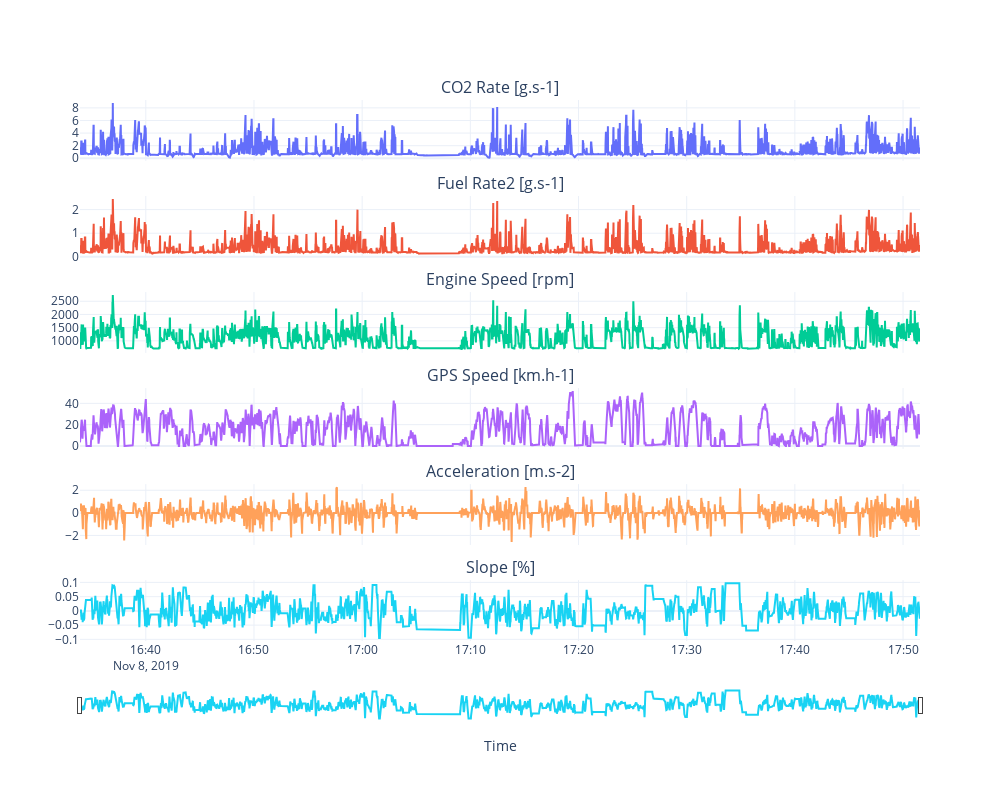

The code cell stored with this chart in its notebook:
### Markdown cell above
Time series plots with range slider at the bottom.

### Code cell
fig = make_subplots(rows=6, cols=1, vertical_spacing=0.065, shared_xaxes=True, 
                    subplot_titles=('CO2 Rate [g.s-1]', 'Fuel Rate2 [g.s-1]', 
                                    'Engine Speed [rpm]', 'GPS Speed [km.h-1]',
                                    'Acceleration [m.s-2]', 'Slope [%]'))
fig.add_trace(
    go.Scatter(x=list(data.index), y=list(data['CO2 Rate [g.s-1]'])), 1, 1)
fig.add_trace(
    go.Scatter(x=list(data.index), y=list(data['Fuel Rate2 [g.s-1]'])), 2, 1)
fig.add_trace(
    go.Scatter(x=list(data.index), y=list(data['Engine Speed [rpm]'])), 3, 1)
fig.add_trace(
    go.Scatter(x=list(data.index), y=list(data['GPS Speed [km.h-1]'])), 4, 1)
fig.add_trace(
    go.Scatter(x=list(data.index), y=list(data['Acceleration [m.s-2]'])), 5, 1)
fig.add_trace(
    go.Scatter(x=list(data.index), y=list(data['Slope [%]'])), 6, 1)

fig.update_layout(
    height=800, width=1000, showlegend=False, template='plotly_white',
    xaxis6=dict(title='Time', type='date', rangeslider=dict(visible=True, thickness=0.05)),
)
fig.show()

### Figure 1 — Plotly figure (JSON) as saved in the notebook; plotly's stock layout.template omitted (floating-point values rounded to 4 significant figures; data arrays with more than 128 entries replaced by an {"elided": "..."} marker saying what was removed)
{"data": [{"type": "scatter", "x": {"elided": "4656 str values"}, "xaxis": "x", "y": {"elided": "4656 float values"}, "yaxis": "y"}, {"type": "scatter", "x": {"elided": "4656 str values"}, "xaxis": "x2", "y": {"elided": "4656 float values"}, "yaxis": "y2"}, {"type": "scatter", "x": {"elided": "4656 str values"}, "xaxis": "x3", "y": {"elided": "4656 int values"}, "yaxis": "y3"}, {"type": "scatter", "x": {"elided": "4656 str values"}, "xaxis": "x4", "y": {"elided": "4656 float values"}, "yaxis": "y4"}, {"type": "scatter", "x": {"elided": "4656 str values"}, "xaxis": "x5", "y": {"elided": "4656 float values"}, "yaxis": "y5"}, {"type": "scatter", "x": {"elided": "4656 str values"}, "xaxis": "x6", "y": {"elided": "4656 float values"}, "yaxis": "y6"}], "layout": {"annotations": [{"font": {"size": 16}, "showarrow": false, "text": "CO2 Rate [g.s-1]", "x": 0.5, "xanchor": "center", "xref": "paper", "y": 1, "yanchor": "bottom", "yref": "paper"}, {"font": {"size": 16}, "showarrow": false, "text": "Fuel Rate2 [g.s-1]", "x": 0.5, "xanchor": "center", "xref": "paper", "y": 0.8225, "yanchor": "bottom", "yref": "paper"}, {"font": {"size": 16}, "showarrow": false, "text": "Engine Speed [rpm]", "x": 0.5, "xanchor": "center", "xref": "paper", "y": 0.645, "yanchor": "bottom", "yref": "paper"}, {"font": {"size": 16}, "showarrow": false, "text": "GPS Speed [km.h-1]", "x": 0.5, "xanchor": "center", "xref": "paper", "y": 0.4675, "yanchor": "bottom", "yref": "paper"}, {"font": {"size": 16}, "showarrow": false, "text": "Acceleration [m.s-2]", "x": 0.5, "xanchor": "center", "xref": "paper", "y": 0.29, "yanchor": "bottom", "yref": "paper"}, {"font": {"size": 16}, "showarrow": false, "text": "Slope [%]", "x": 0.5, "xanchor": "center", "xref": "paper", "y": 0.1125, "yanchor": "bottom", "yref": "paper"}], "height": 800, "showlegend": false, "width": 1000, "xaxis": {"anchor": "y", "autorange": true, "domain": [0, 1], "matches": "x6", "range": ["2019-11-08 16:33:55", "2019-11-08 17:51:34"], "showticklabels": false, "type": "date"}, "xaxis2": {"anchor": "y2", "autorange": true, "domain": [0, 1], "matches": "x6", "range": ["2019-11-08 16:33:55", "2019-11-08 17:51:34"], "showticklabels": false, "type": "date"}, "xaxis3": {"anchor": "y3", "autorange": true, "domain": [0, 1], "matches": "x6", "range": ["2019-11-08 16:33:55", "2019-11-08 17:51:34"], "showticklabels": false, "type": "date"}, "xaxis4": {"anchor": "y4", "autorange": true, "domain": [0, 1], "matches": "x6", "range": ["2019-11-08 16:33:55", "2019-11-08 17:51:34"], "showticklabels": false, "type": "date"}, "xaxis5": {"anchor": "y5", "autorange": true, "domain": [0, 1], "matches": "x6", "range": ["2019-11-08 16:33:55", "2019-11-08 17:51:34"], "showticklabels": false, "type": "date"}, "xaxis6": {"anchor": "y6", "autorange": true, "domain": [0, 1], "range": ["2019-11-08 16:33:55", "2019-11-08 17:51:34"], "rangeslider": {"autorange": true, "range": ["2019-11-08 16:33:55", "2019-11-08 17:51:34"], "thickness": 0.05, "visible": true, "yaxis6": {"_template": null, "rangemode": "match"}}, "title": {"text": "Time"}, "type": "date"}, "yaxis": {"anchor": "x", "autorange": true, "domain": [0.8875, 1], "range": [-0.4083, 9.249], "type": "linear"}, "yaxis2": {"anchor": "x2", "autorange": true, "domain": [0.71, 0.8225], "range": [-0.001911, 2.575], "type": "linear"}, "yaxis3": {"anchor": "x3", "autorange": true, "domain": [0.5325, 0.645], "range": [542.7, 2849.0], "type": "linear"}, "yaxis4": {"anchor": "x4", "autorange": true, "domain": [0.355, 0.4675], "range": [-2.864, 54.42], "type": "linear"}, "yaxis5": {"anchor": "x5", "autorange": true, "domain": [0.1775, 0.29], "range": [-2.838, 2.545], "type": "linear"}, "yaxis6": {"anchor": "x6", "autorange": true, "domain": [0, 0.1125], "range": [-0.1058, 0.108], "type": "linear"}}}
